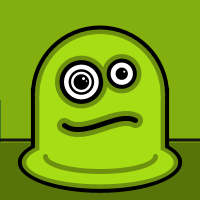
Frame 1 (no input)
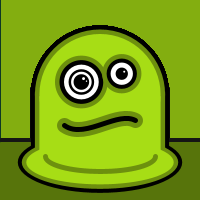
Frame 60 (the mouse pressed at the canvas centre just before this capture)
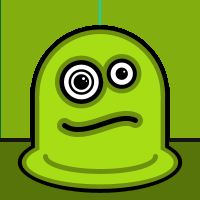
Frame 120 (the mouse held since frame 60 and released just before this capture)

The Processing sketch that drew these frames (run headless with seeded random() and noise(); from frame 60 on, the mouse is pressed at the canvas centre):

// Processing sketch: processing_95790
// ── processing_95790.pde

/* OpenProcessing Tweak of *@*http://www.openprocessing.org/sketch/17485*@* */
/* !do not delete the line above, required for linking your tweak if you re-upload */
void setup() {
  
  size(200,200);
  background(131,174,16);
  noStroke();
  smooth();
}

//change background color

void keyPressed(){
  colorMode(HSB,359,100,100,100);
  background(random(359),random(25,100),random(45,100));
}


void draw(){
  
  //wall stripes, move mouse left and right to add lines, 
  //move mouse up and down to increase and decrease brightness
  
  colorMode(HSB,359,100,100,100);
  noStroke();
  fill(random(60,240),100,mouseY+25);
  rect(pmouseX,100,.5,200);
  colorMode(RGB,255,255,255);
  noStroke();
  smooth();
  
  //ground
  
  fill(87,116,11);
  rectMode(CENTER);
  rect(100,175,200,65);
  fill(20);
  rect(100,140,200,3);
  
   //black monster body outline
   
  fill(0);
  ellipse(100,94.586,138.17,138.199);
  rectMode(CENTER);
  rect(100,129.553,138.17,83.738);
  ellipse(100,162.304,164.457,61.125);
  
  
  //monster body outline, color
  
  smooth();
  fill(109,144,14);
  ellipse(100,94.586,130.199,130.199);
  rectMode(CENTER);
  rect(100,129.553,130.199,75.738);
  ellipse(100,162.304,156.457,53.125);
  
  //monster body
  
  fill(167,221,21);
  ellipse(100,94.586,121.199,121.199);
  rectMode(CENTER);
  rect(100,129.553,121.199,66.738);
  ellipse(100,162.304,147.457,44.125);
  
  //left monster eye
  
  //colored outline
  
  fill(109,144,14);
  ellipse(81.361,81.998,52.767,52.767);
  
 //eyeball
 
 fill(0); 
 ellipse(81.361,81.998,43.767,43.767);
 fill(255);
 ellipse(81.361,81.998,34.767,34.767);
 fill(0);
 ellipse(81.361,81.998,25.587,25.587);
 fill(255);
 ellipse(81.361,81.998,20.587,20.587);
 fill(0);
 ellipse(81.361,81.998,15.587,15.587);
 
 //highlights
 
 fill(255);
 ellipse(83.554,78.614,2.955,2.955);
 ellipse(86.507,81.154,1.483,1.483);
 
 //right monster eye
 
 //colored outline
 
 fill(109,144,14);
 ellipse(121.76,73.7,39.299,39.299);
 
 //eye
 
 fill(0);
 ellipse(121.76,73.7,30.299,30.299);
 fill(255);
 ellipse(121.76,73.7,22.299,22.299);
 fill(0);
 ellipse(121.76,73.7,12.299,12.299);
 
// highlight

 fill(255);
 ellipse(124.232,71.682,2,2);
 
 //monster mouth outline
 
 noFill();
 strokeWeight(15);
stroke(109,144,14);
bezier(64.689, 125.919, 84.588, 140.286, 117.074,110.964,135.153,120.834);

//monster mouth

 noFill();
 strokeWeight(5);
stroke(0);
bezier(64.689, 125.919, 84.588, 140.286, 117.074,110.964,135.153,120.834);

//add depth and definition to bottom of monster

noFill();
 strokeWeight(5);
stroke(109,144,14);
arc(100, 156, 110, 30, PI/2, PI);
arc(100, 156, 110, 30, 0, PI/2);

}
